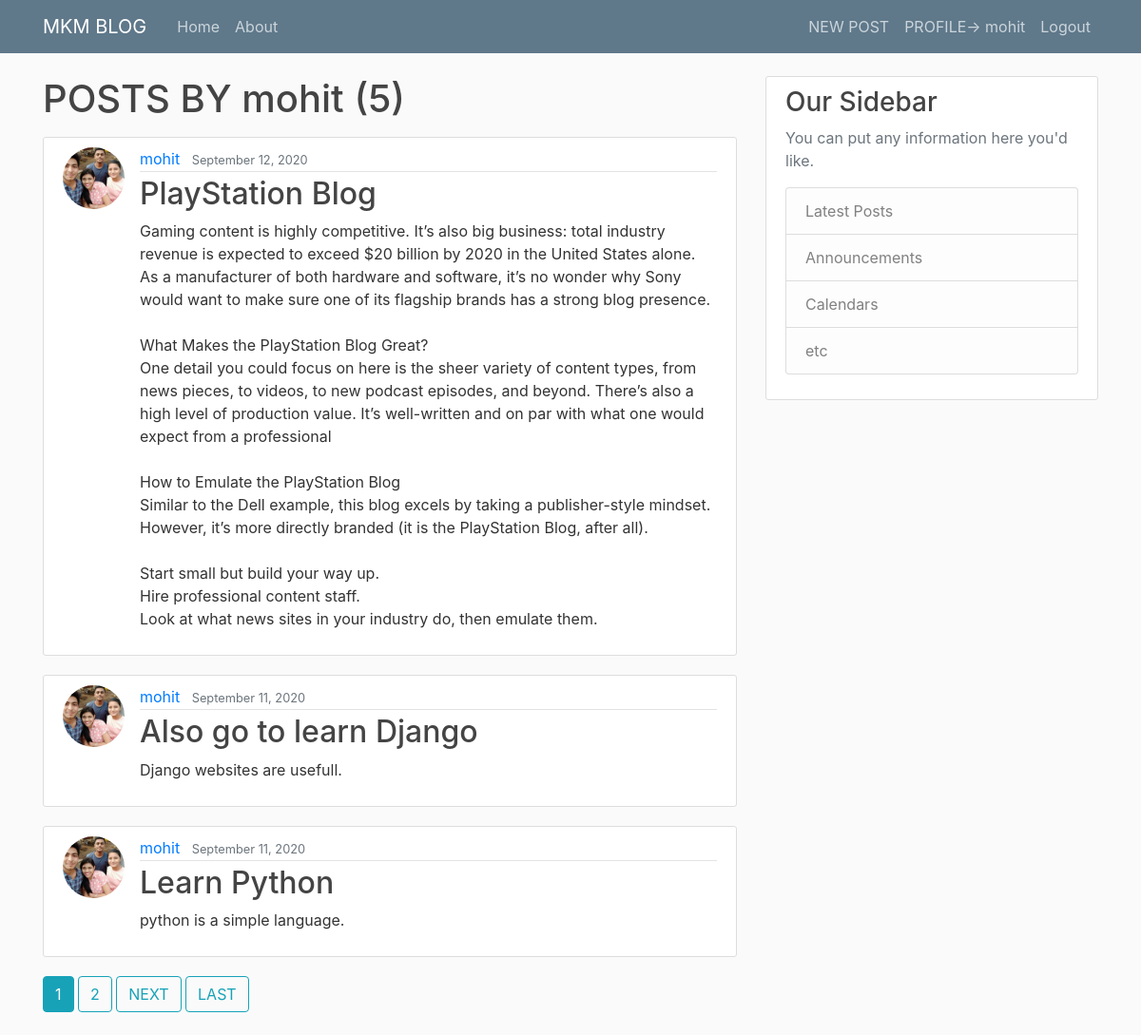
/blog/user/mohit (signed in), run on the app's committed database.
### blog/models.py (models this page shows, shortened)
class Post(models.Model) :
    title = models.CharField(max_length = 120)
    content = models.TextField()
    date_posted = models.DateTimeField(default = timezone.now )
    author = models.ForeignKey(User, on_delete=models.CASCADE )

### users/models.py (models this page shows, shortened)
class Profile(models.Model):
    user = models.OneToOneField(User, on_delete=models.CASCADE)
    image = models.ImageField(default='default.jpg', upload_to="profile_pics")

### blog/views.py (the view)
# urls.py: path('user/<str:username>', UserPostListView.as_view(), name='user-posts'),
class UserPostListView(ListView):
    model = Post
    template_name = 'blog/user_posts.html'
    context_object_name = 'posts'
    paginate_by =3
    def get_queryset(self):
        user = get_object_or_404(User, username=self.kwargs.get('username'))
        return Post.objects.filter(author=user).order_by("-date_posted")

### blog/templates/blog/user_posts.html (shortened to what this page needs)
{% extends 'blog/base.html'%}
{% block content %}
    <h1 class="mb-3" >POSTS BY {{ view.kwargs.username }} ({{ page_obj.paginator.count }}) </h1>
    {% for post in posts %}
        <article class="media content-section">
        <img class = "rounded-circle article-img" src="{{ post.author.profile.image.url }}">
        <div class="media-body">
            <div class="article-metadata">
            <a class="mr-2" href="{% url "user-posts" post.author.username %}">{{ post.author }}</a>
            <small class="text-muted">{{ post.date_posted | date:"F d, Y" }}</small>
            </div>
            <h2><a class="article-title" href="{% url 'post-detail' post.id %}">{{ post.title }}</a></h2>
            <p class="article-content">{{ post.content }}</p>
        </div>
        </article>
    {% endfor %}
    {% if is_paginated %}
        {% for num in page_obj.paginator.page_range %}
            {% if num == page_obj.number %}
                <a class="btn btn-info mb-4" href="?page={{ num }}">{{ num }}</a>
            {% elif num > page_obj.number|add:'-2' and num < page_obj.number|add:'2' %}
                <a class="btn btn-outline-info mb-4" href="?page={{ num }}">{{ num }}</a>
            {% endif %}
        {% endfor %}
        {% if page_obj.has_next %}
            <a class="btn btn-outline-info mb-4" href="?page={{ page_obj.next_page_number }}">NEXT</a>
            <a class="btn btn-outline-info mb-4" href="?page={{ page_obj.paginator.num_pages}}">LAST</a>
        {% endif %}
    {% endif %}
{% endblock content %}

### blog/templates/blog/base.html (shortened to what this page needs)
{% load static %}
<!DOCTYPE html>
<html>
<head>
    <link rel="stylesheet" href="https://stackpath.bootstrapcdn.com/bootstrap/4.5.2/css/bootstrap.min.css">
    <link rel="stylesheet" type="text/css" href="{% static 'blog/main.css'%}">
</head>
<body>
<header class="site-header">
  <nav class="navbar navbar-expand-md navbar-dark bg-steel fixed-top">
    <div class="container">
      <a class="navbar-brand mr-4" href="{% url 'blog-home'%}">MKM BLOG</a>
      <div class="collapse navbar-collapse" id="navbarToggle">
        <div class="navbar-nav mr-auto">
          <a class="nav-item nav-link" href="{% url 'blog-home'%}">Home</a>
          <a class="nav-item nav-link" href="{% url 'blog-about'%}">About</a>
        </div>
        <div class="navbar-nav">
        {% if user.is_authenticated %}
          <a class="nav-item nav-link" href="{% url 'post-create'%}">NEW POST</a>
          <a class="nav-item nav-link" href="{% url 'profile'%}">PROFILE-> {{ user }} </a>
          <a class="nav-item nav-link" href="{% url 'logout'%}">Logout</a>
        {% else %}
          <a class="nav-item nav-link" href="{% url 'login'%}">Login</a>
          <a class="nav-item nav-link" href="{% url 'register'%}">Register</a>
        {% endif %}
        </div>
      </div>
    </div>
  </nav>
</header>
    <main role="main" class="container">
  <div class="row">
    <div class="col-md-8">
      {% block content %}{% endblock %}
    </div>
    <div class="col-md-4">
      <div class="content-section">
        <h3>Our Sidebar</h3>
        <p class='text-muted'>You can put any information here you'd like.
          <ul class="list-group">
            <li class="list-group-item list-group-item-light">Latest Posts</li>
            <li class="list-group-item list-group-item-light">Announcements</li>
            <li class="list-group-item list-group-item-light">Calendars</li>
            <li class="list-group-item list-group-item-light">etc</li>
          </ul>
        </p>
      </div>
    </div>
  </div>
</main>
</body>
</html>

### blog/static/blog/main.css (style rules this page uses)
body { background: #fafafa; color: #333333; margin-top: 5rem; }
h1, h2, h3, h4, h5, h6 { color: #444444; }
.bg-steel { background-color: #5f788a; }
.site-header .navbar-nav .nav-link { color: #cbd5db; }
.content-section { background: #ffffff; padding: 10px 20px; border: 1px solid #dddddd; border-radius: 3px; margin-bottom: 20px; }
.article-title { color: #444444; }
.article-content { white-space: pre-line; }
.article-img { height: 65px; width: 65px; margin-right: 16px; }
.article-metadata { padding-bottom: 1px; margin-bottom: 4px; border-bottom: 1px solid #e3e3e3 }

### data on the page
Post: author.profile.image (picture), author "mohit", date_posted "September 12, 2020", title "PlayStation Blog", content "Gaming content is highly competitive. It’s also big business: total industry revenue is expected to exceed $20 billion by 2020 in the United States alone. As a manufacturer of both hardware and software, it’s no wonder why Sony would want to make sure one of its flagship brands has a strong blog presence. What Makes the PlayStation Blog Great? One detail you could focus on here is the sheer variety of content types, from news pieces, to videos, to new podcast episodes, and beyond. There’s also a high level of production value. It’s well-written and on par with what one would expect from a professional How to Emulate the PlayStation Blog Similar to the Dell example, this blog excels by…"
Post: author.profile.image (picture), author "mohit", date_posted "September 11, 2020", title "Also go to learn Django", content "Django websites are usefull."
Post: author.profile.image (picture), author "mohit", date_posted "September 11, 2020", title "Learn Python", content "python is a simple language."

### other printed values
{{ user }} "mohit"
{{ view.kwargs.username }} "mohit"
{{ page_obj.paginator.count }} "5"
{{ num }} "1"
{{ num }} "2"
